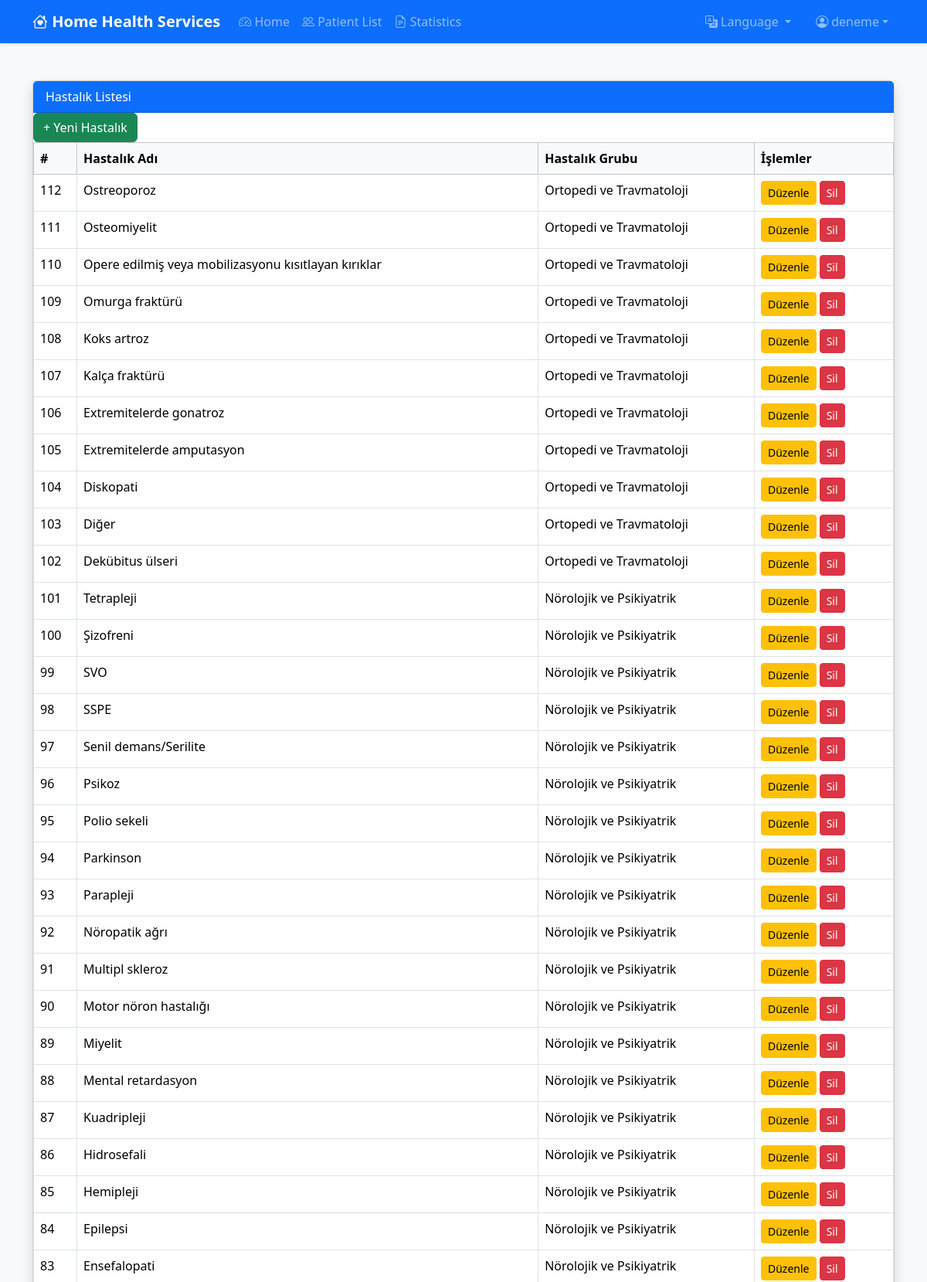
The page /hastalik-liste?lang=en (signed in, upper part) on the database its author committed.
### tables this page shows
CREATE TABLE `hastalik_tanimlari` (
  `id` int(11) NOT NULL,
  `hastalik_adi` varchar(255) NOT NULL,
  `hastalik_grubu` varchar(255) NOT NULL
);

### index.php (called while the page is built, shortened)
<?php
require_once "config/Database.php";
$routes = include "routes.php";
$request = trim(str_replace(BASE_URL, '', parse_url($_SERVER['REQUEST_URI'], PHP_URL_PATH)), '/');
$parts = explode('/', $request);
$routeKey = null;
$params = [];
foreach ($routes as $key => $route) {
    $routeParts = explode('/', str_replace('_', '-', $key));
    if (isset($route['params']) && count($route['params']) > 0) {
        $match = true;
        foreach ($routeParts as $i => $part) {
            if (($parts[$i] ?? '') !== str_replace('_', '-', $part)) {
                $match = false;
                break;
            }
        }
        if ($match) {
            $routeKey = $key;
            foreach ($route['params'] as $i => $paramName) {
                $params[$paramName] = $parts[count($routeParts) + $i] ?? null;
            }
            break;
        }
    } else {
        if ($request === str_replace('_', '-', $key)) {
            $routeKey = $key;
            break;
        }
    }
}
include $routes[$routeKey]['path'];

### config/Database.php (called while the page is built, shortened)
<?php
class Database
{
    private $conn;
    private function connect()
    {
        $this->conn = new mysqli("localhost", "root", "", "evde_bakim");
        $this->conn->set_charset("utf8mb4");
    }
    private function run(string $sql, ?string $types = null, ?array $params = null)
    {
        $stmt = $this->conn->prepare($sql);
        $stmt->execute();
        return $stmt;
    }
    public function fetchAll(string $sql, ?string $types = null, ?array $params = null): array
    {
        $stmt = $this->run($sql, $types, $params);
        $result = $stmt->get_result();
        return $result->fetch_all(MYSQLI_ASSOC);
    }
}

### hastaliklar/hastalik_liste.php (the view, shortened to what this page needs)
<?php
$db = new Database();
$hastaliklar = $db->fetchAll(
    "SELECT id, hastalik_adi, hastalik_grubu FROM hastalik_tanimlari ORDER BY id DESC"
);
?>
<?php
include "head.php";
?>
<body class="bg-light">
<?php include "navbar.php"; ?>
<div class="container mt-5">
  <div class="card shadow">
    <div class="card-header bg-primary text-white">
      Hastalık Listesi
    </div>
    <div class="card-body p-0">
      <button class="btn btn-success" data-bs-toggle="modal" data-bs-target="#hastalikEkleModal">
        + Yeni Hastalık
      </button>
      <table class="table table-bordered table-hover">
        <thead class="table-light">
          <tr>
            <th>#</th>
            <th>Hastalık Adı</th>
            <th>Hastalık Grubu</th>
            <th width="180">İşlemler</th>
          </tr>
        </thead>
        <tbody>
          <?php foreach ($hastaliklar as $h): ?>
          <tr>
            <td><?= $h["id"] ?></td>
            <td><?= htmlspecialchars($h["hastalik_adi"]) ?></td>
            <td><?= htmlspecialchars($h["hastalik_grubu"]) ?></td>
            <td>
              <button class="btn btn-sm btn-warning hastalikDuzenle"
                      data-id="<?= $h["id"] ?>"
                      data-ad="<?= htmlspecialchars($h["hastalik_adi"]) ?>"
                      data-grup="<?= htmlspecialchars($h["hastalik_grubu"]) ?>">
                Düzenle
              </button>
              <button class="btn btn-sm btn-danger hastalikSil"
                      data-id="<?= $h["id"] ?>">
                Sil
              </button>
            </td>
          </tr>
          <?php endforeach; ?>
        </tbody>
      </table>
    </div>
  </div>
</div>
</body>
</html>

### head.php (style rules this page uses)
body { min-height: 100vh; display: flex; flex-direction: column; }

### rows shown on the page
hastalik_tanimlari: id "112", hastalik_adi "Ostreoporoz", hastalik_grubu "Ortopedi ve Travmatoloji"
hastalik_tanimlari: id "111", hastalik_adi "Osteomiyelit", hastalik_grubu "Ortopedi ve Travmatoloji"
hastalik_tanimlari: id "110", hastalik_adi "Opere edilmiş veya mobilizasyonu kısıtlayan kırıklar", hastalik_grubu "Ortopedi ve Travmatoloji"
hastalik_tanimlari: id "109", hastalik_adi "Omurga fraktürü", hastalik_grubu "Ortopedi ve Travmatoloji"
hastalik_tanimlari: id "108", hastalik_adi "Koks artroz", hastalik_grubu "Ortopedi ve Travmatoloji"
hastalik_tanimlari: id "107", hastalik_adi "Kalça fraktürü", hastalik_grubu "Ortopedi ve Travmatoloji"
hastalik_tanimlari: id "106", hastalik_adi "Extremitelerde gonatroz", hastalik_grubu "Ortopedi ve Travmatoloji"
hastalik_tanimlari: id "105", hastalik_adi "Extremitelerde amputasyon", hastalik_grubu "Ortopedi ve Travmatoloji"
hastalik_tanimlari: id "104", hastalik_adi "Diskopati", hastalik_grubu "Ortopedi ve Travmatoloji"
hastalik_tanimlari: id "103", hastalik_adi "Diğer", hastalik_grubu "Ortopedi ve Travmatoloji"
hastalik_tanimlari: id "102", hastalik_adi "Dekübitus ülseri", hastalik_grubu "Ortopedi ve Travmatoloji"
hastalik_tanimlari: id "101", hastalik_adi "Tetrapleji", hastalik_grubu "Nörolojik ve Psikiyatrik"
hastalik_tanimlari: id "100", hastalik_adi "Şizofreni", hastalik_grubu "Nörolojik ve Psikiyatrik"
hastalik_tanimlari: id "99", hastalik_adi "SVO", hastalik_grubu "Nörolojik ve Psikiyatrik"
hastalik_tanimlari: id "98", hastalik_adi "SSPE", hastalik_grubu "Nörolojik ve Psikiyatrik"
hastalik_tanimlari: id "97", hastalik_adi "Senil demans/Serilite", hastalik_grubu "Nörolojik ve Psikiyatrik"
hastalik_tanimlari: id "96", hastalik_adi "Psikoz", hastalik_grubu "Nörolojik ve Psikiyatrik"
hastalik_tanimlari: id "95", hastalik_adi "Polio sekeli", hastalik_grubu "Nörolojik ve Psikiyatrik"
hastalik_tanimlari: id "94", hastalik_adi "Parkinson", hastalik_grubu "Nörolojik ve Psikiyatrik"
hastalik_tanimlari: id "93", hastalik_adi "Parapleji", hastalik_grubu "Nörolojik ve Psikiyatrik"
hastalik_tanimlari: id "92", hastalik_adi "Nöropatik ağrı", hastalik_grubu "Nörolojik ve Psikiyatrik"
hastalik_tanimlari: id "91", hastalik_adi "Multipl skleroz", hastalik_grubu "Nörolojik ve Psikiyatrik"
hastalik_tanimlari: id "90", hastalik_adi "Motor nöron hastalığı", hastalik_grubu "Nörolojik ve Psikiyatrik"
hastalik_tanimlari: id "89", hastalik_adi "Miyelit", hastalik_grubu "Nörolojik ve Psikiyatrik"
hastalik_tanimlari: id "88", hastalik_adi "Mental retardasyon", hastalik_grubu "Nörolojik ve Psikiyatrik"
hastalik_tanimlari: id "87", hastalik_adi "Kuadripleji", hastalik_grubu "Nörolojik ve Psikiyatrik"
hastalik_tanimlari: id "86", hastalik_adi "Hidrosefali", hastalik_grubu "Nörolojik ve Psikiyatrik"
hastalik_tanimlari: id "85", hastalik_adi "Hemipleji", hastalik_grubu "Nörolojik ve Psikiyatrik"
hastalik_tanimlari: id "84", hastalik_adi "Epilepsi", hastalik_grubu "Nörolojik ve Psikiyatrik"
hastalik_tanimlari: id "83", hastalik_adi "Ensefalopati", hastalik_grubu "Nörolojik ve Psikiyatrik"

### other values the page prints
__("brand") "Home Health Services"
__("home") "Home"
__("patient_list") "Patient List"
__("statistics") "Statistics"
__("language") "Language"
$username "deneme"
